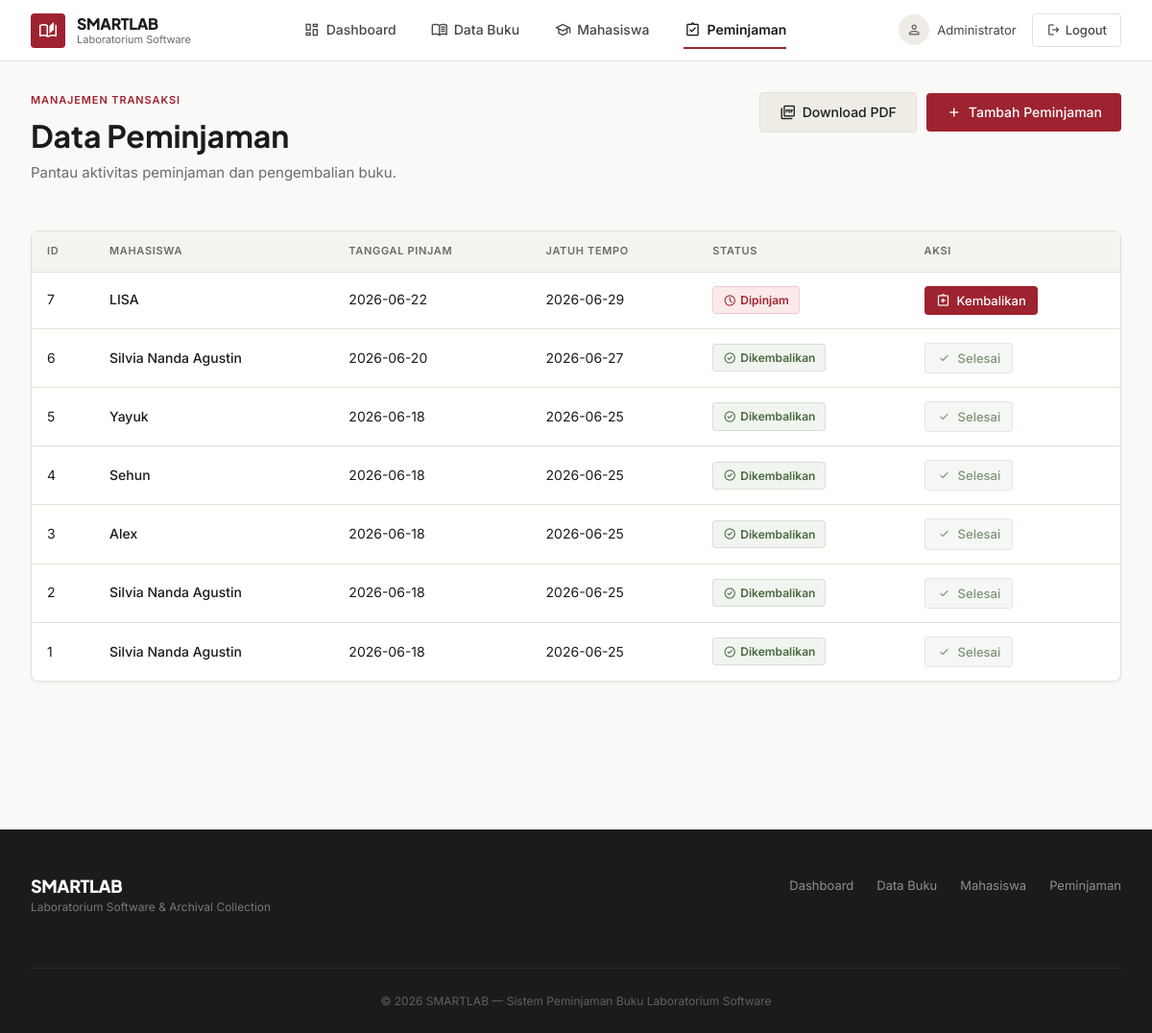
Screenshot of /peminjaman/index.php (signed in) with the database file from the repository.
### tables this page shows
CREATE TABLE `peminjaman` (
  `id_pinjam` int(11) NOT NULL,
  `npm` varchar(15) NOT NULL,
  `tanggal_pinjam` date NOT NULL,
  `tanggal_jatuh_tempo` date NOT NULL,
  `status` enum('Dipinjam','Dikembalikan') DEFAULT 'Dipinjam'
);

CREATE TABLE `mahasiswa` (
  `nim` varchar(15) NOT NULL,
  `nama` varchar(100) NOT NULL,
  `kelas` varchar(20) DEFAULT NULL,
  `prodi` varchar(100) DEFAULT NULL,
  `alamat` text DEFAULT NULL,
  `created_at` timestamp NOT NULL DEFAULT current_timestamp()
);

### peminjaman/index.php (the view, shortened to what this page needs)
<?php
require '../config/koneksi.php';
$query = mysqli_query(
    $koneksi,
    "
    SELECT
    p.id_pinjam,
    m.nama,
    p.tanggal_pinjam,
    p.tanggal_jatuh_tempo,
    p.status
    FROM peminjaman p
    JOIN mahasiswa m
    ON p.npm = m.nim
    ORDER BY p.id_pinjam DESC
    "
);
?>
<!DOCTYPE html>
<html lang="id">
<head>
<?php include "../includes/header.php"; ?>
</head>
<body>
<div class="sl-container">
    <div class="sl-page-header" style="display: flex; justify-content: space-between; align-items: flex-start; flex-wrap: wrap; gap: 16px;">
        <div>
            <div class="sl-page-eyebrow">Manajemen Transaksi</div>
            <h1 class="sl-page-title">Data Peminjaman</h1>
            <p class="sl-page-desc">Pantau aktivitas peminjaman dan pengembalian buku.</p>
        </div>
        <div class="sl-page-actions">
            <a href="../laporan/pdf/cetak_peminjaman.php" target="_blank" class="sl-btn sl-btn-secondary">
                <span class="material-symbols-outlined" aria-hidden="true">picture_as_pdf</span>
                Download PDF
            </a>
            <a href="tambah.php" class="sl-btn sl-btn-primary">
                <span class="material-symbols-outlined" aria-hidden="true">add</span>
                Tambah Peminjaman
            </a>
        </div>
    </div>
    <div class="sl-card">
        <div class="sl-card-body" style="padding: 0;">
            <div class="sl-table-wrap">
                <table class="sl-table">
                    <thead>
                        <tr>
                            <th>ID</th>
                            <th>Mahasiswa</th>
                            <th>Tanggal Pinjam</th>
                            <th>Jatuh Tempo</th>
                            <th>Status</th>
                            <th>Aksi</th>
                        </tr>
                    </thead>
                    <tbody>
                        <?php if(mysqli_num_rows($query) > 0): ?>
                        <?php while($row = mysqli_fetch_assoc($query)) : ?>
                        <tr>
                            <td><?= $row['id_pinjam']; ?></td>
                            <td style="font-weight: 500;"><?= $row['nama']; ?></td>
                            <td><?= $row['tanggal_pinjam']; ?></td>
                            <td><?= $row['tanggal_jatuh_tempo']; ?></td>
                            <td>
                                <?php if($row['status'] == 'Dipinjam'){ ?>
                                <span class="sl-badge sl-badge-borrowed">
                                    <span class="material-symbols-outlined" aria-hidden="true" style="font-size: 14px;">schedule</span>
                                    Dipinjam
                                </span>
                                <?php } else { ?>
                                <span class="sl-badge sl-badge-returned">
                                    <span class="material-symbols-outlined" aria-hidden="true" style="font-size: 14px;">check_circle</span>
                                    Dikembalikan
                                </span>
                                <?php } ?>
                            </td>
                            <td>
                                <?php if($row['status'] == 'Dipinjam'){ ?>
                                <a
                                    href="kembali.php?id=<?= $row['id_pinjam']; ?>"
                                    class="sl-btn sl-btn-primary sl-btn-sm"
                                    onclick="return confirm('Yakin buku dikembalikan?')"
                                    aria-label="Kembalikan buku pinjaman <?= $row['nama']; ?>">
                                    <span class="material-symbols-outlined" aria-hidden="true">assignment_return</span>
                                    Kembalikan
                                </a>
                                <?php } else { ?>
                                <button
                                    class="sl-btn sl-btn-sm"
                                    disabled
                                    style="background: var(--success-bg); color: var(--success); border: 1px solid rgba(74,103,65,0.15); cursor: not-allowed; opacity: 0.7;">
                                    <span class="material-symbols-outlined" aria-hidden="true">check</span>
                                    Selesai
                                </button>
                                <?php } ?>
                            </td>
                        </tr>
                        <?php endwhile; ?>
                        <?php endif; ?>
                    </tbody>
                </table>
            </div>
        </div>
    </div>
</div>
<?php include "../includes/footer.php"; ?>
</body>
</html>

### assets/css/smartlab.css (style rules this page uses)
:root { --primary: #000000; --accent: #9E2330; --accent-hover: #721C24; --bg-primary: #F9F9F7; --bg-secondary: #F4F3EE; --bg-tertiary: #F5F4EE; --surface: #FFFFFF; --surface-warm: #EFECE6; --surface-border: #E5E1D8; --surface-muted: #DFDAD0; --surface-dark: #D6D0C4; --text-primary: #1A1C1B; --text-secondary: #444748; --text-muted: #6B6B6B; --error: #9E2330; --error-bg: #FDF2F2; --success: #4A6741; --success-bg: #F0F5EF; --font-heading: 'Plus Jakarta Sans', sans-serif; --font-body: 'Inter', sans-serif; --header-height: 64px; --radius-sm: 4px; --radius-md: 8px; --radius-lg: 12px; --shadow-sm: 0 1px 3px rgba(0,0,0,0.06); --shadow-md: 0 4px 12px rgba(0,0,0,0.08); --shadow-lg: 0 8px 24px rgba(0,0,0,0.1); --transition: all 0.2s ease; }
*, *::before, *::after { box-sizing: border-box; }
body { font-family: var(--font-body); background: var(--bg-primary); color: var(--text-primary); margin: 0; padding: 0; line-height: 1.6; -webkit-font-smoothing: antialiased; }
h1, h2, h3, h4, h5, h6 { font-family: var(--font-heading); font-weight: 700; line-height: 1.2; color: var(--text-primary); margin: 0; }
a { text-decoration: none; color: inherit; }
.sl-container { max-width: 1280px; margin: 0 auto; padding: 32px; }
.sl-page-header { margin-bottom: 32px; }
.sl-page-eyebrow { font-size: 11px; font-weight: 600; text-transform: uppercase; letter-spacing: 0.08em; color: var(--accent); margin-bottom: 8px; }
.sl-page-title { font-size: 32px; font-weight: 700; color: var(--text-primary); margin-bottom: 8px; }
.sl-page-desc { font-size: 15px; color: var(--text-muted); max-width: 600px; }
.sl-page-actions { display: flex; align-items: center; gap: 10px; flex-wrap: wrap; }
.sl-btn { display: inline-flex; align-items: center; gap: 6px; padding: 10px 20px; font-family: var(--font-body); font-size: 14px; font-weight: 500; border: none; border-radius: var(--radius-sm); cursor: pointer; transition: var(--transition); text-decoration: none; line-height: 1.4; white-space: nowrap; }
.sl-btn .material-symbols-outlined { font-size: 18px; }
.sl-btn-primary { background: var(--accent); color: #FFFFFF; }
.sl-btn-secondary { background: var(--surface-warm); color: var(--text-primary); border: 1px solid var(--surface-border); }
.sl-btn-sm { padding: 6px 12px; font-size: 13px; }
.sl-btn-sm .material-symbols-outlined { font-size: 16px; }
.sl-card { background: var(--surface); border: 1px solid var(--surface-border); border-radius: var(--radius-md); box-shadow: var(--shadow-sm); }
.sl-card-body { padding: 24px; }
.sl-table-wrap { overflow-x: auto; -webkit-overflow-scrolling: touch; }
.sl-table { width: 100%; border-collapse: collapse; font-size: 14px; }
.sl-table thead th { font-size: 11px; font-weight: 600; text-transform: uppercase; letter-spacing: 0.06em; color: var(--text-muted); padding: 12px 16px; border-bottom: 1px solid var(--surface-border); text-align: left; white-space: nowrap; background: var(--bg-secondary); }
.sl-table tbody td { padding: 14px 16px; border-bottom: 1px solid var(--surface-border); color: var(--text-primary); vertical-align: middle; }
.sl-table tbody tr { transition: var(--transition); }
.sl-table tbody tr:last-child td { border-bottom: none; }
.sl-badge { display: inline-flex; align-items: center; gap: 4px; padding: 4px 10px; font-size: 12px; font-weight: 600; border-radius: var(--radius-sm); white-space: nowrap; }
.sl-badge-borrowed { background: #FBEAE9; color: var(--accent); border: 1px solid rgba(158,35,48,0.15); }
.sl-badge-returned { background: var(--success-bg); color: var(--success); border: 1px solid rgba(74,103,65,0.15); }

### rows the page displays
peminjaman: id_pinjam "7", npm.nama "LISA", tanggal_pinjam "2026-06-22", tanggal_jatuh_tempo "2026-06-29", status "Dipinjam" (drawn)
peminjaman: id_pinjam "6", npm.nama "Silvia Nanda Agustin", tanggal_pinjam "2026-06-20", tanggal_jatuh_tempo "2026-06-27", status "Dikembalikan" (drawn)
peminjaman: id_pinjam "5", npm.nama "Yayuk", tanggal_pinjam "2026-06-18", tanggal_jatuh_tempo "2026-06-25", status "Dikembalikan" (drawn)
peminjaman: id_pinjam "4", npm.nama "Sehun", tanggal_pinjam "2026-06-18", tanggal_jatuh_tempo "2026-06-25", status "Dikembalikan" (drawn)
peminjaman: id_pinjam "3", npm.nama "Alex", tanggal_pinjam "2026-06-18", tanggal_jatuh_tempo "2026-06-25", status "Dikembalikan" (drawn)
peminjaman: id_pinjam "2", npm.nama "Silvia Nanda Agustin", tanggal_pinjam "2026-06-18", tanggal_jatuh_tempo "2026-06-25", status "Dikembalikan" (drawn)
peminjaman: id_pinjam "1", npm.nama "Silvia Nanda Agustin", tanggal_pinjam "2026-06-18", tanggal_jatuh_tempo "2026-06-25", status "Dikembalikan" (drawn)

### other values shown
$_SESSION['nama'] "Administrator"
